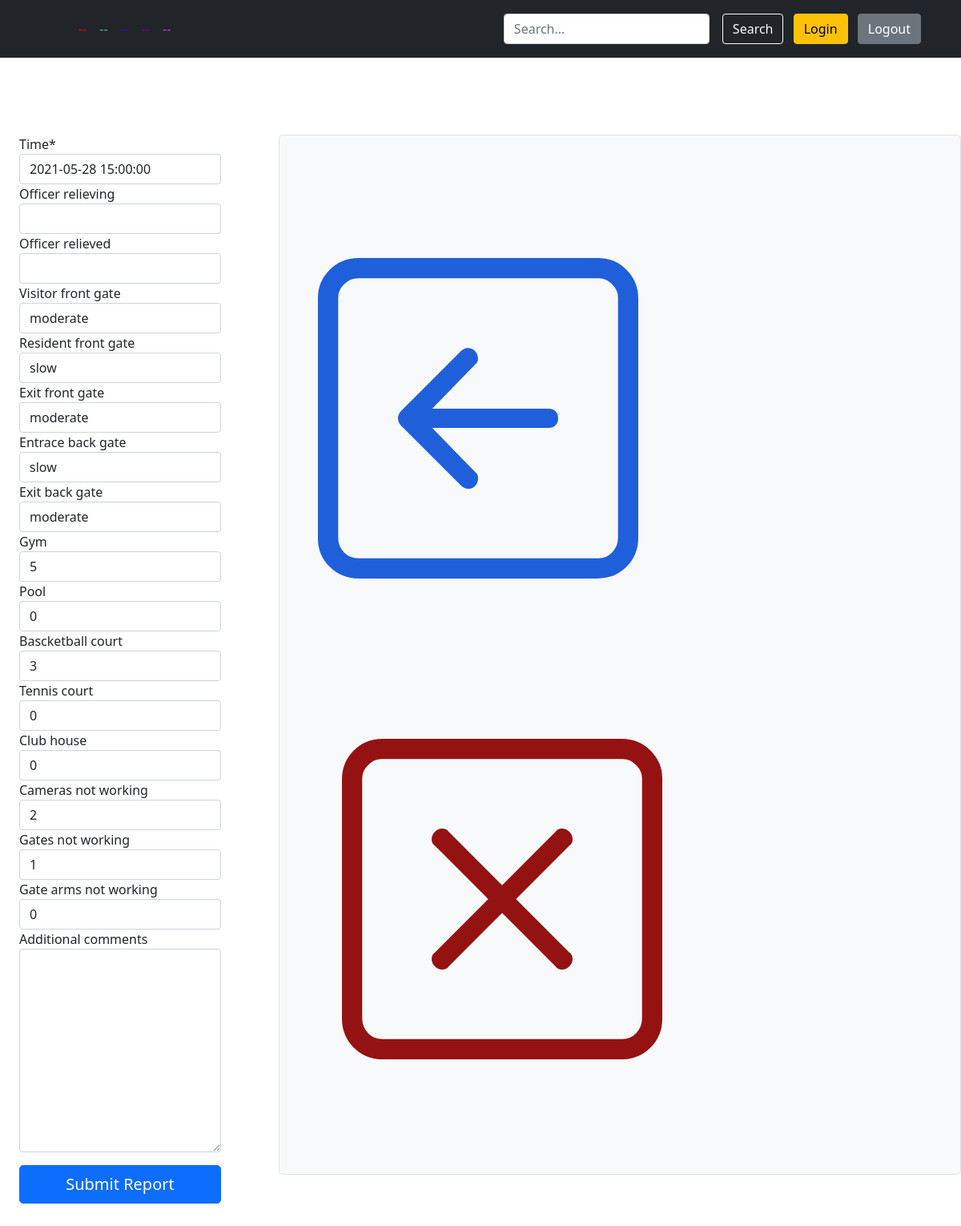
Page /115/update/ on the committed database.
### report/models.py (models this page shows, shortened)
class DAR(models.Model):
    time = models.DateTimeField()
    officer_relieving= models.CharField(blank=True, null=True, max_length=20)
    officer_relieved = models.CharField(blank=True, null=True, max_length=20)
    visitor_front_gate = models.CharField(blank=True, null=True, max_length=20)
    resident_front_gate = models.CharField(blank=True, null=True, max_length=20)
    exit_front_gate = models.CharField(blank=True, null=True, max_length=20)
    entrace_back_gate = models.CharField(blank=True, null=True, max_length=20)
    exit_back_gate = models.CharField(blank=True, null=True, max_length=20)
    gym = models.IntegerField(blank=True, null=True)
    pool = models.IntegerField(blank=True, null=True)
    bascketball_court = models.IntegerField(blank=True, null=True)
    tennis_court = models.IntegerField(blank=True, null=True)
    club_house = models.IntegerField(blank=True, null=True)
    cameras_not_working = models.IntegerField(blank=True, null=True)
    gates_not_working = models.IntegerField(blank=True, null=True)
    gate_arms_not_working = models.IntegerField(blank=True, null=True)
    additional_comments = models.TextField(blank=True, null=True)
    user = models.ForeignKey(User, on_delete=models.CASCADE)

### report/views.py (the view)
# urls.py: path('<int:pk>/update/', report_views.DARUpdateView.as_view(), name='update'),
class DARUpdateView(UpdateView):
    model = DAR
    fields = [
        'time', 'officer_relieving', 'officer_relieved', 'visitor_front_gate',
        'resident_front_gate', 'exit_front_gate', 'entrace_back_gate', 'exit_back_gate',
        'gym', 'pool', 'bascketball_court', 'tennis_court', 'club_house', 'cameras_not_working',
        'gates_not_working', 'gate_arms_not_working', 'additional_comments'
    ]

### report/templates/report/dar_form.html (shortened to what this page needs)
{% extends 'report/base.html' %}
{% load crispy_forms_tags %}
{% load convert_num_to_letter %}
{% block content %}
<div class="container-fluid justify-content-between px-4 py-5">
    <div class="row align-items-start g-5 py-5">
        <div class="col-3 text-center text-lg-start ">
            <form method="POST" id='form'>
                {{form|crispy}}
                <button type="submit" class="w-100 btn btn-lg btn-primary mt-3"> Submit Report </button>
            </form>
        </div>
        <div class="col p-5 border rounded-3 bg-light ms-5">
            <a href=" {% url 'report' %} "><i class="bi bi-arrow-left-square" style="font-size: 25rem; color: rgb(31, 96, 218);"></i></a>
            <a href=" {% url 'delete' dar.id %} "><i class="bi bi-x-square" style="font-size: 25rem; color: rgb(148, 18, 18); margin-left: 30px;"></i></a>
        </div>
    </div>
</div>
{% endblock %}

### rows in the picture
DAR: time "2021-05-28 15:00:00", visitor_front_gate "moderate", resident_front_gate "slow", exit_front_gate "moderate", entrace_back_gate "slow", exit_back_gate "moderate", gym "5", pool "0", bascketball_court "3", tennis_court "0", club_house "0", cameras_not_working "2", gates_not_working "1", gate_arms_not_working "0"
